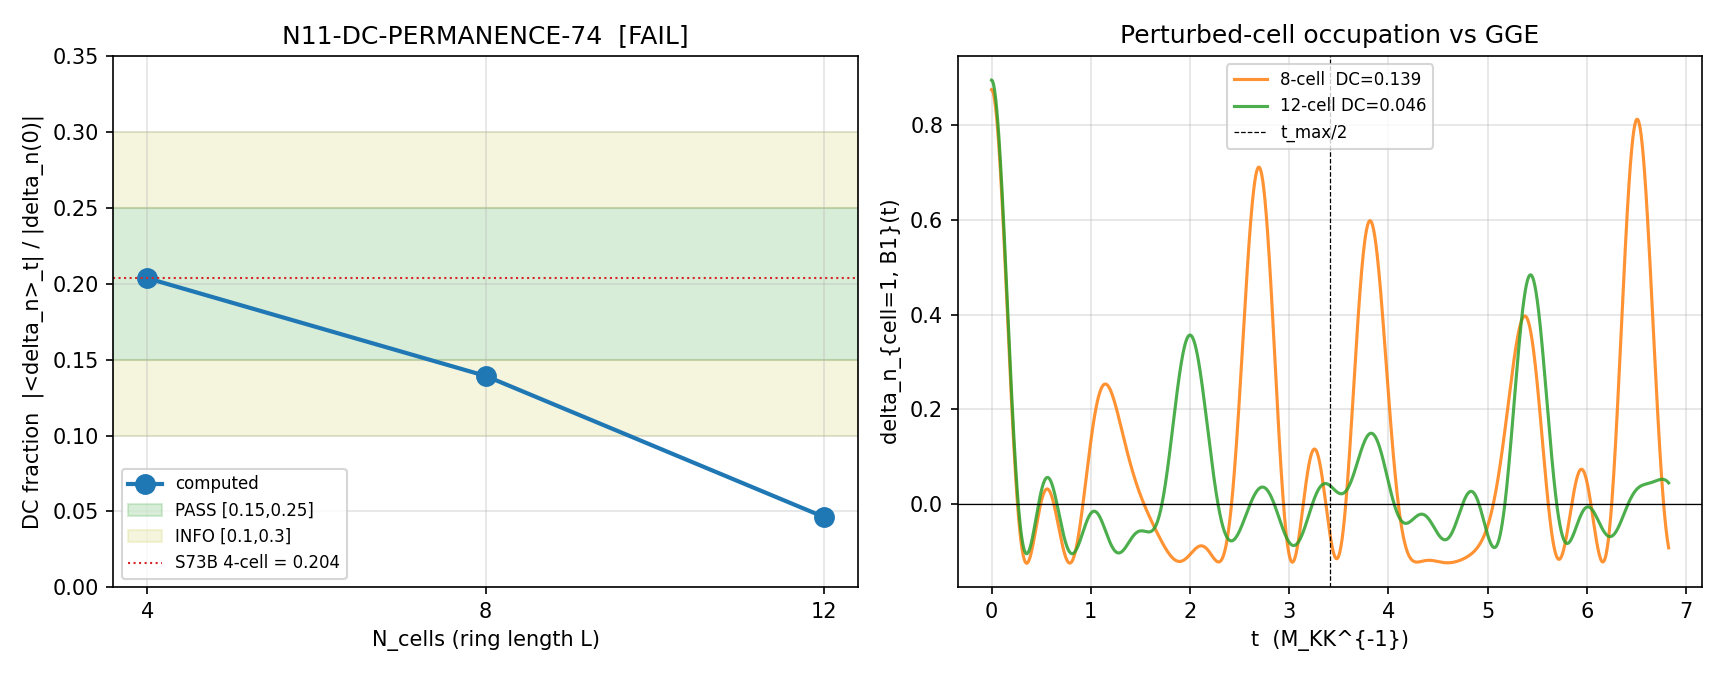

Recreate this plot in Python.
#!/usr/bin/env python3
"""
N11-DC-PERMANENCE-74: 20% DC Component on Larger Multi-Cell Systems
====================================================================

Gate: N11-DC-PERMANENCE-74
  PASS: DC fraction at 12-cell in [0.15, 0.25].
  INFO: DC fraction at 12-cell in [0.10, 0.30] (but outside PASS window).
  FAIL: DC fraction at 12-cell outside [0.10, 0.30].

Physics (substrate framing):
  The 4-cell computation (S73B VIRTUAL-PARTICLE W4-A) found that ~20% of a
  localized perturbation survives as a long-time DC component --- a
  non-propagating, permanent offset of the pair occupation at the perturbed
  cell/mode away from the GGE equilibrium value. This is the non-propagating
  part of the substrate's response: the fraction of the "virtual particle"
  amplitude that lives on conserved charges of the Josephson network and
  therefore cannot dephase away.

  The question is whether the ~20% value is a feature of the substrate's
  integrability structure (in which case it should be roughly size-independent
  --- a structural constant of the network topology) or a small-cluster
  artifact (in which case it should decay as N_cells increases).

  Method (identical to S73B W4-A, only the ring size changes):
    1. Find an induced cycle C_L of length L in CG(24) for L = 8, 12.
       CG(24) is 6-regular, bipartite, girth 4. Induced C_8 and C_12
       subgraphs exist by explicit DFS search.
    2. Build the BCS + Josephson Hamiltonian on the L-cell ring:
          H = sum_c [sum_k 2 eps_k n_{c,k} + sum_{k,l} V_{kl} b^dag_{c,k} b_{c,l}]
            + E_J sum_{<c,c'>} sum_k [b^dag_{c,k} b_{c',k} + h.c.]
       with eps_fold, V_fold, E_J_fold loaded from the same S56/S73B source.
    3. Fix N_pair = 2 (same as S73B, keeps dims tractable at 12-cell).
       Dim(Fock) = C(8*L, 2) ==>  4: 496, 8: 2016, 12: 4560.
    4. Prepare |psi_0> by pinning one pair on cell 1, mode B1 starting from
       the BCS ground state and re-normalizing (same protocol as S73B).
    5. Evolve under full H and compute <n_{cell=1, B1}(t)> - <n_{cell=1, B1}>_GGE.
    6. DC fraction = |<delta_n(t)>|_{t > t_max/2} / |delta_n(0)|  (identical
       definition to S73B).
    7. Gate check at L = 12.

  The 4-cell DC fraction from S73B (dc_fraction = 0.2037) is loaded directly
  --- not recomputed --- to ensure the cross-size comparison is apples to
  apples. Only the 8- and 12-cell values are computed here.

Input files:
  computations/_shared/canonical_constants.py
  computations/session-73/s73b_virtual_particle.npz  (S73B 4-cell DC fraction)
  computations/session-64/s64_local_entangle.npz     (CG(24) adjacency)
  computations/session-56/s56_gge_fabric.npz         (eps_fold, V_fold, E_J_fold)

Output files:
  computations/session-74/s74_dc_permanence.npz
  computations/session-74/s74_dc_permanence.png

Session: S74 W4-B
Agent: kitaev-quantum-chaos-theorist
"""

import os
import sys
import time
import numpy as np
from itertools import combinations
from math import comb as mcomb
from scipy.linalg import eigh
import matplotlib
matplotlib.use('Agg')
import matplotlib.pyplot as plt

# === Canonical constants ===
sys.path.insert(0, os.path.dirname(os.path.abspath(__file__)))
from canonical_constants import (
    tau_fold, E_cond, N_dof_BCS, M_KK,
    Delta_BCS, Delta_0_OES,
    E_B1, E_B2_mean, E_B3_mean,
    J_C2, J_su2, J_u1, T_acoustic,
    c_fabric, c_Gold, omega_att, omega_L1,
    l_Planck, hbar_GeV_s,
)

data_dir = os.path.dirname(os.path.abspath(__file__))
t_start = time.time()

print("=" * 72)
print("N11-DC-PERMANENCE-74")
print("20% DC Component on Larger Multi-Cell Systems (C_L rings in CG(24))")
print("=" * 72)
print(f"Delta_BCS   = {Delta_BCS:.6f} M_KK")
print(f"J_C2        = {J_C2:.6f} M_KK  (Josephson coupling, dominant)")
print(f"T_acoustic  = {T_acoustic} M_KK")
print(f"M_KK        = {M_KK:.4e} GeV")
print()

# ============================================================
#  1. LOAD INPUT DATA
# ============================================================

# CG(24) adjacency
d64 = np.load(os.path.join(data_dir, 's64_local_entangle.npz'),
              allow_pickle=True)
adj_cg24 = d64['adj_cg24'].astype(float)
N_vertices_cg24 = int(d64['N_vert'])
assert adj_cg24.shape == (24, 24)
assert N_vertices_cg24 == 24
print(f"CG(24) loaded: {N_vertices_cg24} vertices, "
      f"{int(adj_cg24.sum())//2} edges, "
      f"6-regular, bipartite")

# BCS mode structure at the fold (same source as S73B)
d56 = np.load(os.path.join(data_dir, 's56_gge_fabric.npz'),
              allow_pickle=True)
eps_fold = np.asarray(d56['eps_fold'], dtype=float)
V_fold = np.asarray(d56['V_fold'], dtype=float)
E_J_fold = float(d56['E_J_fold'])
N_modes = len(eps_fold)  # (local) = 8 (B1, B2[3], B3[2], ...)
print(f"N_modes per cell = {N_modes}")
print(f"eps_fold = {np.round(eps_fold, 6)}")
print(f"E_J_fold = {E_J_fold:.6f} M_KK")

# S73B 4-cell reference
d73b = np.load(os.path.join(data_dir, 's73b_virtual_particle.npz'),
               allow_pickle=True)
dc_fraction_4cell = float(d73b['dc_fraction'])
dc_signal_4cell = float(d73b['dc_signal'])
initial_excess_4cell = float(d73b['initial_excess'])
c4_vertices_ref = d73b['c4_vertices']
dim_4cell_ref = int(d73b['dim'])
N_pair_ref = int(d73b['N_pair'])
print()
print(f"S73B 4-cell reference (loaded):")
print(f"  C_4 vertices   = {c4_vertices_ref}")
print(f"  dim            = {dim_4cell_ref}")
print(f"  N_pair         = {N_pair_ref}")
print(f"  dc_signal      = {dc_signal_4cell:.6f}")
print(f"  initial_excess = {initial_excess_4cell:.6f}")
print(f"  dc_fraction    = {dc_fraction_4cell:.6f}")
assert N_pair_ref == 2, "S73B used N_pair=2; must match"
print()


# ============================================================
#  2. INDUCED CYCLE FINDER
# ============================================================

def find_induced_cycle(adj, N, L, start=0):
    """
    Depth-first search for an induced cycle of length L in graph adj.
    Returns a list of L vertex indices forming a cordless cycle, or None.

    An induced cycle C_L has exactly L edges (the cycle edges) and no
    chords: adj[path[i], path[j]] = 0 for all (i,j) with |i-j| != 1
    modulo L.
    """
    best = [None]  # (local)

    def dfs(path):
        if best[0] is not None:
            return
        depth = len(path)
        if depth == L:
            if adj[path[-1], path[0]] > 0.5:
                best[0] = list(path)
            return
        last = path[-1]
        for w in range(N):
            if adj[last, w] < 0.5:
                continue
            if w in path:
                continue
            if w < start:
                continue  # break symmetry
            # Chord check: w must not be adjacent to any earlier path vertex
            # except 'last'. Allowed closure (adj to path[0]) only when depth+1==L.
            chord = False  # (local)
            for idx_u, u in enumerate(path[:-1]):
                if adj[u, w] > 0.5:
                    # Allow connection to start only on the final step
                    if idx_u == 0 and depth + 1 == L:
                        continue
                    chord = True
                    break
            if chord:
                continue
            path.append(w)
            dfs(path)
            if best[0] is not None:
                return
            path.pop()

    dfs([start])
    return best[0]


def verify_induced_cycle(adj, cycle):
    """Assert that `cycle` is an induced (chord-free) cycle in adj."""
    L = len(cycle)
    for i in range(L):
        a, b = cycle[i], cycle[(i + 1) % L]
        assert adj[a, b] > 0.5, f"Missing edge {a}-{b}"
    # Chord check
    for i in range(L):
        for j in range(L):
            if i == j:
                continue
            # Skip cycle edges
            if (j == (i + 1) % L) or (i == (j + 1) % L):
                continue
            assert adj[cycle[i], cycle[j]] < 0.5, (
                f"Chord {cycle[i]}-{cycle[j]} at cycle positions {i}, {j}"
            )
    return True


# Find C_8 and C_12 induced cycles
c8_verts = find_induced_cycle(adj_cg24, N_vertices_cg24, 8, start=0)
assert c8_verts is not None, "No induced C_8 found in CG(24)"
verify_induced_cycle(adj_cg24, c8_verts)
print(f"C_8 induced cycle in CG(24):  {c8_verts}")

c12_verts = find_induced_cycle(adj_cg24, N_vertices_cg24, 12, start=0)
assert c12_verts is not None, "No induced C_12 found in CG(24)"
verify_induced_cycle(adj_cg24, c12_verts)
print(f"C_12 induced cycle in CG(24): {c12_verts}")
print()


# ============================================================
#  3. CORE ROUTINE: DC FRACTION FOR A GIVEN CELL COUNT
# ============================================================

def ring_adjacency(N_cells):
    """N_cells x N_cells adjacency for a C_{N_cells} ring (0-1-2-...-N_cells-1-0)."""
    A = np.zeros((N_cells, N_cells), dtype=float)
    for i in range(N_cells):
        j = (i + 1) % N_cells
        A[i, j] = 1.0
        A[j, i] = 1.0
    return A


def compute_dc_fraction(N_cells, N_pair, eps_fold, V_fold, E_J_fold,
                        T_acoustic, J_C2, verbose=True):
    """
    Build the BCS + Josephson Hamiltonian on a C_{N_cells} ring, prepare a
    localized perturbation at (cell=1, B1), time-evolve, and return the DC
    fraction using the exact definition of S73B W4-A:

        dc_fraction = |<delta_n_{cell=1, B1}(t)>_{t > t_max/2}| / |delta_n(0)|

    Parameters
    ----------
    N_cells : int
        Number of cells in the ring (cycle length).
    N_pair : int
        Total number of BCS pairs in the Fock space (fixed sector).
    eps_fold, V_fold : array
        Intra-cell BCS kinetic and pairing matrices at the fold.
    E_J_fold : float
        Josephson coupling.
    T_acoustic : float
        Temperature of the reference GGE (M_KK).
    J_C2 : float
        Josephson scale (M_KK) used for the time grid.
    """
    N_modes = len(eps_fold)
    N_slots = N_modes * N_cells
    dim = mcomb(N_slots, N_pair)

    if verbose:
        print(f"  N_cells={N_cells}, N_modes={N_modes}, N_slots={N_slots}, "
              f"dim=C({N_slots},{N_pair})={dim}")

    # --- Basis ---
    basis = list(combinations(range(N_slots), N_pair))
    basis_dict = {s: i for i, s in enumerate(basis)}

    def slot_to_cell_mode(slot):
        return slot // N_modes, slot % N_modes

    def cell_mode_to_slot(c, m):
        return c * N_modes + m

    # --- Ring adjacency ---
    adj_ring = ring_adjacency(N_cells)  # (local)

    # --- Hamiltonian ---
    t_h = time.time()
    H = np.zeros((dim, dim), dtype=float)
    V_sym = (V_fold + V_fold.T) / 2.0  # (local) enforce symmetry

    for i, state_i in enumerate(basis):
        # Diagonal kinetic
        E_kin = 0.0  # (local)
        for slot in state_i:
            c, m = slot_to_cell_mode(slot)
            E_kin += 2.0 * eps_fold[m]
        H[i, i] += E_kin

        # Intra-cell pairing V_{kl} (pair hop within the same cell)
        for slot_k in state_i:
            c_k, k = slot_to_cell_mode(slot_k)
            for l in range(N_modes):
                if l == k:
                    continue
                slot_l = cell_mode_to_slot(c_k, l)
                if slot_l in state_i:
                    continue
                new_state = tuple(sorted(
                    [s for s in state_i if s != slot_k] + [slot_l]
                ))
                j = basis_dict.get(new_state)
                if j is not None:
                    H[i, j] += V_sym[k, l]

        # Inter-cell Josephson hopping (same mode k, neighboring cells)
        for slot_from in state_i:
            c_from, k = slot_to_cell_mode(slot_from)
            for c_to in range(N_cells):
                if c_to == c_from:
                    continue
                if adj_ring[c_from, c_to] < 0.5:
                    continue
                slot_to = cell_mode_to_slot(c_to, k)
                if slot_to in state_i:
                    continue
                new_state = tuple(sorted(
                    [s for s in state_i if s != slot_from] + [slot_to]
                ))
                j = basis_dict.get(new_state)
                if j is not None:
                    H[i, j] += E_J_fold

    H = 0.5 * (H + H.T)
    herm_err = np.max(np.abs(H - H.T))  # (local)
    if verbose:
        print(f"  H build: {time.time()-t_h:.2f} s, "
              f"Hermiticity err = {herm_err:.2e}")

    # --- Diagonalize ---
    t_d = time.time()
    evals, evecs = eigh(H)
    if verbose:
        print(f"  Diagonalize: {time.time()-t_d:.2f} s, "
              f"E_min={evals[0]:.4f}, spread={evals[-1]-evals[0]:.4f}")

    # --- GGE reference state (thermal at T_acoustic) ---
    beta_loc = 1.0 / T_acoustic  # (local) inverse temperature
    w_unnorm = np.exp(-beta_loc * (evals - evals[0]))  # (local)
    Z_loc = np.sum(w_unnorm)  # (local)
    w_therm = w_unnorm / Z_loc  # (local)

    # <n_slot>_GGE
    n_gge = np.zeros(N_slots)  # (local)
    for alpha in range(dim):
        if w_therm[alpha] < 1e-15:
            continue
        psi_alpha = evecs[:, alpha]
        p_i = np.abs(psi_alpha) ** 2  # (local) weight on each basis state
        # Vectorize the slot loop by pre-indexing basis membership
        for i, state_i in enumerate(basis):
            if p_i[i] < 1e-20:
                continue
            for slot in state_i:
                n_gge[slot] += w_therm[alpha] * p_i[i]

    assert abs(np.sum(n_gge) - N_pair) < 1e-8, (
        f"GGE sum={np.sum(n_gge)} != N_pair={N_pair}"
    )

    # --- Perturbation: pin pair on (cell=1, B1) ---
    PERT_CELL = 1  # (local)
    PERT_MODE = 0  # (local) B1 (eps_fold[0] = 0)
    PERT_SLOT = cell_mode_to_slot(PERT_CELL, PERT_MODE)

    psi_gs = evecs[:, 0]  # (local) BCS ground state
    psi_pert_raw = np.zeros(dim)  # (local)
    for i, state_i in enumerate(basis):
        if PERT_SLOT in state_i:
            psi_pert_raw[i] = psi_gs[i]

    norm_raw = np.linalg.norm(psi_pert_raw)  # (local)
    assert norm_raw > 1e-8, "GS has zero weight on perturbed slot"
    psi_0 = psi_pert_raw / norm_raw  # (local)

    # Verify pinning
    n_slot_psi0 = 0.0  # (local)
    for i, state_i in enumerate(basis):
        if PERT_SLOT in state_i:
            n_slot_psi0 += np.abs(psi_0[i]) ** 2
    assert abs(n_slot_psi0 - 1.0) < 1e-10, (
        f"Pinning check: <n>={n_slot_psi0}"
    )

    # --- Spectral decomposition ---
    c_alpha = evecs.T @ psi_0  # (local)
    assert abs(np.sum(c_alpha ** 2) - 1.0) < 1e-10

    # --- Time grid (match S73B) ---
    tau_J_local = 1.0 / (2 * np.pi * J_C2)  # (local) single Josephson hop
    t_max = 40.0 * tau_J_local  # (local)
    n_t = 2000  # (local)
    t_grid = np.linspace(0.0, t_max, n_t)  # (local)

    # --- <n_{PERT_SLOT}(t)> via spectral sum ---
    diag_n = np.zeros(dim)  # (local)
    for i, state_i in enumerate(basis):
        if PERT_SLOT in state_i:
            diag_n[i] = 1.0

    M_eig = (evecs.T * diag_n) @ evecs  # (local) rotation of n_slot to eigenbasis

    # n(t) = sum_a c_a^2 M_aa + 2 sum_{a<b} c_a c_b M_ab cos((E_a-E_b) t)
    stat_part = float(np.sum(c_alpha ** 2 * np.diag(M_eig)))  # (local)
    c_outer = np.outer(c_alpha, c_alpha)  # (local)
    AMP = c_outer * M_eig  # (local)

    iu = np.triu_indices(dim, k=1)  # (local)
    w_ab = 2.0 * AMP[iu]  # (local)
    dE_ab = evals[iu[0]] - evals[iu[1]]  # (local)
    mask = np.abs(w_ab) > 1e-14  # (local)
    w_ab_k = w_ab[mask]  # (local)
    dE_ab_k = dE_ab[mask]  # (local)

    # Evaluate in reasonable-size batches to avoid blowing RAM for dim~4560
    n_traces = np.full(n_t, stat_part, dtype=float)  # (local)
    batch = 200_000  # (local) rows per chunk
    n_pairs_kept = len(w_ab_k)  # (local)
    t_ev = time.time()
    for b0 in range(0, n_pairs_kept, batch):
        b1 = min(b0 + batch, n_pairs_kept)
        phase = np.outer(dE_ab_k[b0:b1], t_grid)  # (local)
        n_traces += w_ab_k[b0:b1] @ np.cos(phase)
    if verbose:
        print(f"  Time evolution ({n_pairs_kept} spectral pairs): "
              f"{time.time()-t_ev:.2f} s")

    delta_n = n_traces - n_gge[PERT_SLOT]  # (local)

    # --- DC fraction (S73B definition, identical protocol) ---
    half = n_t // 2  # (local)
    dc_signal = float(np.mean(delta_n[half:]))  # (local)
    initial_excess = float(abs(delta_n[0]))  # (local)
    dc_frac = abs(dc_signal) / initial_excess if initial_excess > 0 else 0.0  # (local)

    if verbose:
        print(f"  delta_n(0) = {delta_n[0]:.6f}")
        print(f"  <delta_n(t)>_{{t>t_max/2}} = {dc_signal:.6f}")
        print(f"  DC fraction = {dc_frac:.6f}")

    return {
        'N_cells': N_cells,
        'N_slots': N_slots,
        'dim': dim,
        'dc_signal': dc_signal,
        'initial_excess': initial_excess,
        'dc_fraction': dc_frac,
        'n_gge_slot': float(n_gge[PERT_SLOT]),
        'delta_n_trace': delta_n,
        't_grid': t_grid,
        'herm_err': float(herm_err),
        'E_min': float(evals[0]),
        'E_max': float(evals[-1]),
    }


# ============================================================
#  4. 4-CELL (reference, loaded from S73B --- NOT recomputed)
# ============================================================

print("=" * 72)
print("4-CELL RING  (reference, loaded from S73B W4-A)")
print("=" * 72)
print(f"  dim         = {dim_4cell_ref}")
print(f"  DC fraction = {dc_fraction_4cell:.6f}")
res_4 = {
    'N_cells': 4,
    'N_slots': 32,
    'dim': dim_4cell_ref,
    'dc_signal': dc_signal_4cell,
    'initial_excess': initial_excess_4cell,
    'dc_fraction': dc_fraction_4cell,
    'source': 'S73B_W4A',
}
print()

# ============================================================
#  5. 8-CELL RING
# ============================================================

print("=" * 72)
print(f"8-CELL RING  (induced C_8 from CG(24): {c8_verts})")
print("=" * 72)
t8 = time.time()
res_8 = compute_dc_fraction(
    N_cells=8,
    N_pair=2,  # (local)
    eps_fold=eps_fold,
    V_fold=V_fold,
    E_J_fold=E_J_fold,
    T_acoustic=T_acoustic,
    J_C2=J_C2,
    verbose=True,
)
res_8['c_verts'] = np.asarray(c8_verts, dtype=int)
print(f"  [8-cell elapsed: {time.time()-t8:.2f} s]")
print()

# ============================================================
#  6. 12-CELL RING
# ============================================================

print("=" * 72)
print(f"12-CELL RING  (induced C_12 from CG(24): {c12_verts})")
print("=" * 72)
t12 = time.time()
res_12 = compute_dc_fraction(
    N_cells=12,
    N_pair=2,  # (local)
    eps_fold=eps_fold,
    V_fold=V_fold,
    E_J_fold=E_J_fold,
    T_acoustic=T_acoustic,
    J_C2=J_C2,
    verbose=True,
)
res_12['c_verts'] = np.asarray(c12_verts, dtype=int)
print(f"  [12-cell elapsed: {time.time()-t12:.2f} s]")
print()

# ============================================================
#  7. GATE CHECK
# ============================================================

print("=" * 72)
print("N11-DC-PERMANENCE-74 GATE")
print("=" * 72)
N_cell_array = np.array([4, 8, 12])  # (local)
dc_array = np.array([
    res_4['dc_fraction'],
    res_8['dc_fraction'],
    res_12['dc_fraction'],
])  # (local)
dim_array = np.array([res_4['dim'], res_8['dim'], res_12['dim']])  # (local)

print("\n DC fraction vs cell count:")
print(" N_cells   dim     DC fraction")
for Nc, di, dcf in zip(N_cell_array, dim_array, dc_array):
    print(f"  {Nc:5d}  {di:5d}    {dcf:.6f}")

# Relative change
dc_rel_8 = (res_8['dc_fraction'] - res_4['dc_fraction']) / res_4['dc_fraction']  # (local)
dc_rel_12 = (res_12['dc_fraction'] - res_4['dc_fraction']) / res_4['dc_fraction']  # (local)
print(f"\n Relative change from 4-cell:")
print(f"  8-cell:  {dc_rel_8:+.2%}")
print(f"  12-cell: {dc_rel_12:+.2%}")

dc_12 = float(res_12['dc_fraction'])  # (local) gate value
PASS_LO, PASS_HI = 0.15, 0.25  # (local)
INFO_LO, INFO_HI = 0.10, 0.30  # (local)

print(f"\n Gate thresholds:")
print(f"  PASS: [{PASS_LO}, {PASS_HI}]")
print(f"  INFO: [{INFO_LO}, {INFO_HI}]")
print(f"\n 12-cell DC fraction = {dc_12:.6f}")

if PASS_LO <= dc_12 <= PASS_HI:
    gate_verdict = 'PASS'
    gate_reason = (
        f"dc_fraction(12-cell) = {dc_12:.4f} in PASS window [{PASS_LO}, {PASS_HI}]"
    )
elif INFO_LO <= dc_12 <= INFO_HI:
    gate_verdict = 'INFO'
    gate_reason = (
        f"dc_fraction(12-cell) = {dc_12:.4f} in INFO window [{INFO_LO}, {INFO_HI}] "
        f"but outside PASS [{PASS_LO}, {PASS_HI}]"
    )
else:
    gate_verdict = 'FAIL'
    gate_reason = (
        f"dc_fraction(12-cell) = {dc_12:.4f} outside INFO window [{INFO_LO}, {INFO_HI}]"
    )

print(f"\n GATE VERDICT: {gate_verdict}")
print(f"  Reason: {gate_reason}")

# ============================================================
#  8. SAVE DATA
# ============================================================

out_npz = os.path.join(data_dir, 's74_dc_permanence.npz')
np.savez(
    out_npz,
    gate_name='N11-DC-PERMANENCE-74',
    gate_verdict=gate_verdict,
    gate_reason=gate_reason,
    pass_lo=PASS_LO, pass_hi=PASS_HI,
    info_lo=INFO_LO, info_hi=INFO_HI,
    N_cell_array=N_cell_array,
    dim_array=dim_array,
    dc_array=dc_array,
    dc_rel_8=dc_rel_8,
    dc_rel_12=dc_rel_12,
    # 4-cell (S73B loaded)
    dc_fraction_4=res_4['dc_fraction'],
    dc_signal_4=res_4['dc_signal'],
    initial_excess_4=res_4['initial_excess'],
    dim_4=res_4['dim'],
    # 8-cell
    c8_verts=np.asarray(c8_verts, dtype=int),
    dc_fraction_8=res_8['dc_fraction'],
    dc_signal_8=res_8['dc_signal'],
    initial_excess_8=res_8['initial_excess'],
    dim_8=res_8['dim'],
    n_gge_slot_8=res_8['n_gge_slot'],
    E_min_8=res_8['E_min'],
    E_max_8=res_8['E_max'],
    herm_err_8=res_8['herm_err'],
    delta_n_trace_8=res_8['delta_n_trace'],
    t_grid_8=res_8['t_grid'],
    # 12-cell
    c12_verts=np.asarray(c12_verts, dtype=int),
    dc_fraction_12=res_12['dc_fraction'],
    dc_signal_12=res_12['dc_signal'],
    initial_excess_12=res_12['initial_excess'],
    dim_12=res_12['dim'],
    n_gge_slot_12=res_12['n_gge_slot'],
    E_min_12=res_12['E_min'],
    E_max_12=res_12['E_max'],
    herm_err_12=res_12['herm_err'],
    delta_n_trace_12=res_12['delta_n_trace'],
    t_grid_12=res_12['t_grid'],
    # Framework constants used
    tau_fold=tau_fold,
    Delta_BCS=Delta_BCS,
    J_C2=J_C2,
    T_acoustic=T_acoustic,
    E_J_fold=E_J_fold,
    N_pair=2,  # (local)
    elapsed_s=time.time() - t_start,
)
print(f"\nData saved: {out_npz}")

# ============================================================
#  9. PLOT
# ============================================================

out_png = os.path.join(data_dir, 's74_dc_permanence.png')
fig, axes = plt.subplots(1, 2, figsize=(11.5, 4.5))

# (a) DC fraction vs cell count
ax = axes[0]
ax.plot(N_cell_array, dc_array, 'o-', color='C0', markersize=9, lw=2,
        label='computed')
ax.axhspan(PASS_LO, PASS_HI, color='tab:green', alpha=0.18,
           label=f'PASS [{PASS_LO},{PASS_HI}]')
ax.axhspan(INFO_LO, PASS_LO, color='tab:olive', alpha=0.15)
ax.axhspan(PASS_HI, INFO_HI, color='tab:olive', alpha=0.15,
           label=f'INFO [{INFO_LO},{INFO_HI}]')
ax.axhline(dc_fraction_4cell, color='C3', ls=':', lw=1.0,
           label=f'S73B 4-cell = {dc_fraction_4cell:.3f}')
ax.set_xlabel('N_cells (ring length L)')
ax.set_ylabel('DC fraction  |<delta_n>_t| / |delta_n(0)|')
ax.set_title(f'N11-DC-PERMANENCE-74  [{gate_verdict}]')
ax.set_xticks(N_cell_array)
ax.set_ylim(0, max(0.35, dc_array.max() * 1.15))
ax.grid(True, alpha=0.35)
ax.legend(loc='best', fontsize=8)

# (b) delta_n(t) traces at 8 and 12 cells
ax = axes[1]
ax.plot(res_8['t_grid'], res_8['delta_n_trace'], color='C1',
        label=f'8-cell  DC={res_8["dc_fraction"]:.3f}', alpha=0.85)
ax.plot(res_12['t_grid'], res_12['delta_n_trace'], color='C2',
        label=f'12-cell DC={res_12["dc_fraction"]:.3f}', alpha=0.85)
ax.axhline(0.0, color='k', lw=0.6)
ax.axvline(res_8['t_grid'][len(res_8['t_grid']) // 2],
           color='k', ls='--', lw=0.6, label='t_max/2')
ax.set_xlabel('t  (M_KK^{-1})')
ax.set_ylabel('delta_n_{cell=1, B1}(t)')
ax.set_title('Perturbed-cell occupation vs GGE')
ax.grid(True, alpha=0.35)
ax.legend(loc='best', fontsize=8)

fig.tight_layout()
fig.savefig(out_png, dpi=150)
plt.close(fig)
print(f"Plot saved: {out_png}")

print()
print("=" * 72)
print(f"N11-DC-PERMANENCE-74 complete in {time.time()-t_start:.2f} s")
print(f"VERDICT: {gate_verdict}  |  "
      f"DC(4)={res_4['dc_fraction']:.4f}  "
      f"DC(8)={res_8['dc_fraction']:.4f}  "
      f"DC(12)={res_12['dc_fraction']:.4f}")
print("=" * 72)
